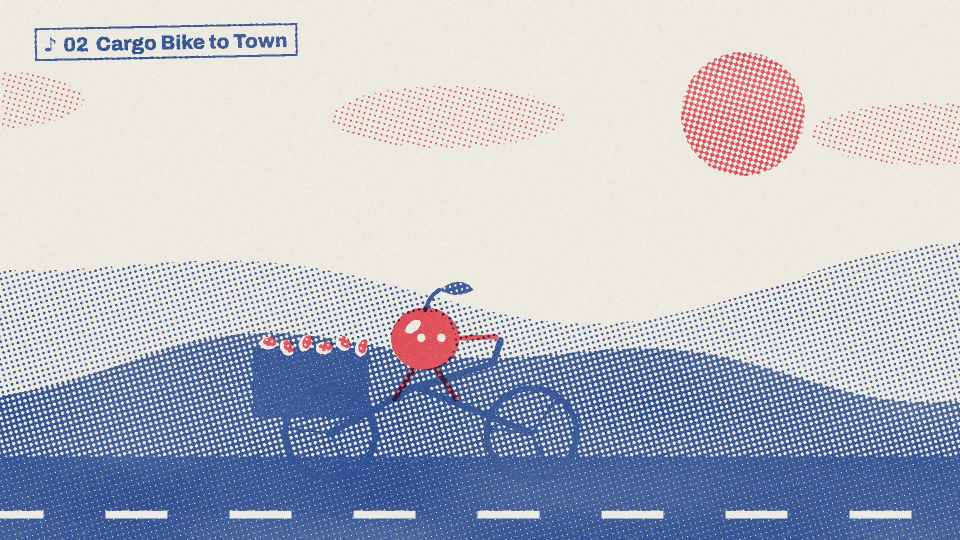
#> input picture assets/patterns/ambient-loop/still.jpg, 1920 x 1080 px (shown at 1/2 size)
$ python stills_grid.py ../assets/patterns/ambient-loop out.png
#> lines starting #> are read from the running program, lines starting #| are printed output that depends on the picture
#!/usr/bin/env python3

# SPDX-License-Identifier: AGPL-3.0-or-later
# Copyright (C) 2026 Aaron Mompié
# This file is part of motion-design (https://github.com/arrrnmp/motion-design).
# Licensed under the GNU Affero General Public License, version 3 or later.

"""Labelled contact sheet of every PNG/JPG in a folder (sorted by name), for comparing direction stills side by side.

  stills_grid.py <folder> <out.jpg> [--cols 3] [--width 960]
Squint at the result: if two directions look like siblings, redo one (see references/direction.md).
"""
import argparse, pathlib
from PIL import Image, ImageDraw, ImageFont
ap = argparse.ArgumentParser(); ap.add_argument("folder"); ap.add_argument("out"); ap.add_argument("--cols", type=int, default=3); ap.add_argument("--width", type=int, default=960)
A = ap.parse_args()
files = sorted(p for p in pathlib.Path(A.folder).iterdir() if p.suffix.lower() in (".png", ".jpg", ".jpeg"))
tw = A.width; th = tw * 9 // 16; lab, pad = 56, 24
rows = -(-len(files) // A.cols)
sheet = Image.new("RGB", (pad + A.cols * (tw + pad), pad + rows * (th + lab + pad)), "#e9e6df")
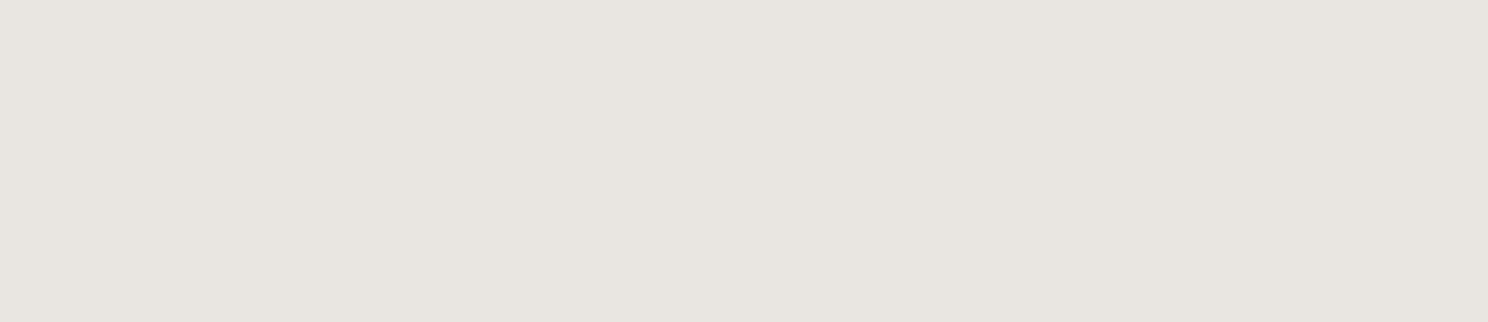
#> sheet: PIL image 2976x644 RGB (shown at 1/2 size); mean R, G, B 233, 230, 223
d = ImageDraw.Draw(sheet)
font = None
for f in ("/System/Library/Fonts/Supplemental/Arial Bold.ttf", "/usr/share/fonts/truetype/dejavu/DejaVuSans-Bold.ttf", "C:/Windows/Fonts/arialbd.ttf"):
    try: font = ImageFont.truetype(f, 30); break
    except OSError: pass
font = font or ImageFont.load_default()
for i, p in enumerate(files):
    x, y = pad + (i % A.cols) * (tw + pad), pad + (i // A.cols) * (th + lab + pad)
    sheet.paste(Image.open(p).convert("RGB").resize((tw, th), Image.LANCZOS), (x, y))
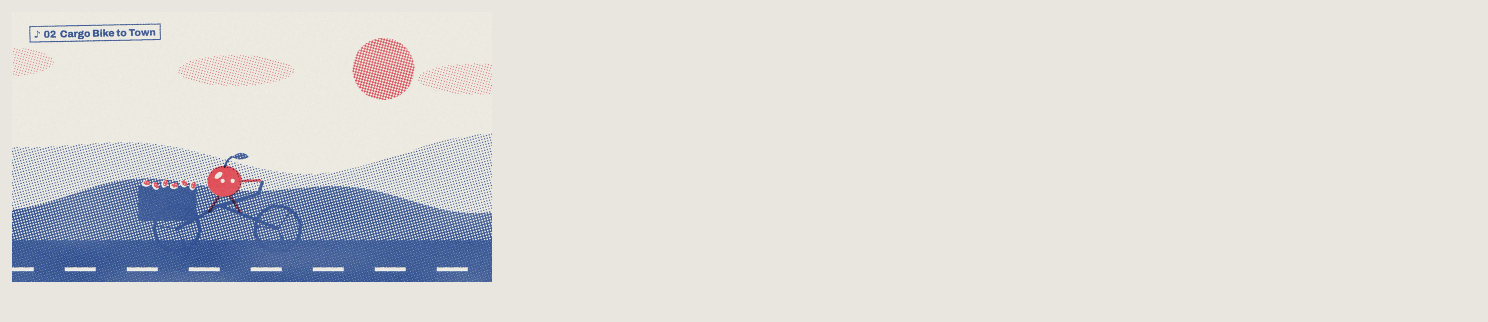
#> sheet: PIL image 2976x644 RGB (shown at 1/2 size); mean R, G, B 219.6, 218.4, 216.6
    d.text((x + 4, y + th + 12), p.stem.upper().replace("-", "  ", 1).replace("-", " "), fill="#1c1a17", font=font)
sheet.save(A.out, quality=88); print(A.out, sheet.size, len(files))
#| out.png (2976, 644) 1
